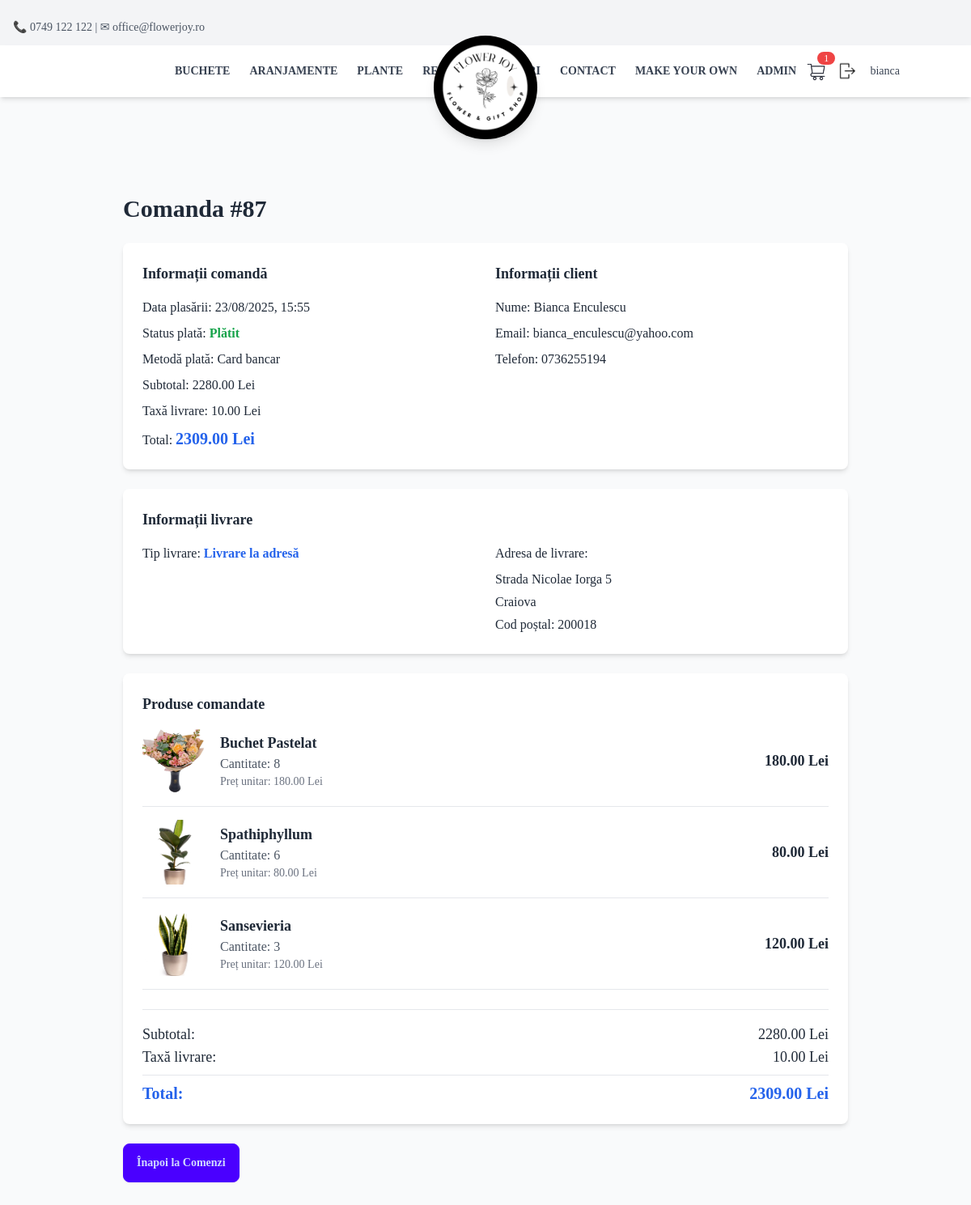
The page /order/87/ (signed in) on the database its author committed.
### App/models.py (models this page shows, shortened)
class Order(models.Model):
    user = models.ForeignKey(User, on_delete=models.CASCADE, null=True, blank=True)
    session_id = models.CharField(max_length=255, null=True, blank=True)
    full_name = models.CharField(max_length=255)
    email = models.EmailField()
    address = models.TextField(blank=True, null=True)  # Made optional for pickup
    phone_number = models.CharField(max_length=15)
    city = models.CharField(max_length=100, blank=True, null=True)  # Made optional for pickup
    zip_code = models.CharField(max_length=10, blank=True, null=True)  # Made optional for pickup
    total_price = models.DecimalField(max_digits=10, decimal_places=2)
    payment_method = models.CharField(max_length=20, choices=[("card", "Card"), ("cash", "Cash on Delivery")], default="card")
    payment_status = models.BooleanField(default=False)  # False = Not paid, True = Paid
    created_at = models.DateTimeField(auto_now_add=True)
    delivery_fee = models.DecimalField(max_digits=10, decimal_places=2, default=29.00)  # Default delivery fee
    delivery_type = models.CharField(max_length=20, choices=[("delivery", "Livrare la adresă"), ("pickup", "Ridicare personală")], default="delivery")
    desired_delivery_date = models.DateField(null=True, blank=True)
    delivery_time_slot = models.CharField(max_length=20, choices=[
        ("09:00-11:00", "09:00 - 11:00"),
        ("11:00-13:00", "11:00 - 13:00"),
        ("13:00-15:00", "13:00 - 15:00"),
        ("15:00-17:00", "15:00 - 17:00"),
        ("17:00-19:00", "17:00 - 19:00"),
        ("19:00-21:00", "19:00 - 21:00"),
    ], null=True, blank=True)
    delivery_notes = models.TextField(blank=True, null=True)
    def get_delivery_fee(self):
        from decimal import Decimal
        if self.delivery_type == "pickup":
            return Decimal('0.00')
        return Decimal('29.00')  # Default delivery fee for address delivery
    def final_total(self):
        return self.total_price + self.get_delivery_fee()  # Calculate final amount

class OrderItem(models.Model):
    order = models.ForeignKey(Order, related_name='items',on_delete=models.CASCADE)
    product = models.ForeignKey(Product, on_delete=models.CASCADE)
    quantity = models.PositiveIntegerField()
    price = models.DecimalField(max_digits=10, decimal_places=2)

class Product(models.Model):
    name = models.CharField(max_length=100, null=False, blank=False)
    description = RichTextField()
    category = models.CharField(
        max_length=100,
        choices=[
            ("buchete", "buchete"),
            ("plante", "plante"),
            ("aranjamente", "aranjamente"),
            ("Accessories", "Accessories"),
            ("Gifts", "Gifts"),
            ("CustomBouquet", "CustomBouquet"),
        ],
        default="General"
    )
    price = models.DecimalField(max_digits=10, decimal_places=0, null=False, blank=False)
    image = models.ImageField(upload_to="Pictures/", null=False, blank=False)
    created_at = models.DateTimeField(auto_now_add=True, null=False, blank=False)
    stock = models.PositiveIntegerField(default=0)
    is_custom = models.BooleanField(default=False)
    in_store = models.BooleanField(default=False)
    auction_manual = models.BooleanField(default=False)
    auction_start_time = models.DateTimeField(null=True, blank=True)
    auction_floor_price = models.DecimalField(max_digits=10, decimal_places=2, default=10)
    auction_interval_minutes = models.PositiveIntegerField(default=60)
    auction_drop_amount = models.DecimalField(max_digits=6, decimal_places=2, default=5)
    before_auction_price = models.DecimalField(max_digits=10, decimal_places=2, null=False, blank=False, default=0.00)  # Store the price before auction
    bid_submited = models.BooleanField(default=False)  # Track if a bid has been submitted
    number_of_purcheses = models.PositiveIntegerField(default=0)  # Track the number of purchases

### App/views.py (the view)
# urls.py: path('order/<int:order_id>/', order_detail, name='order_detail'),
@login_required
def order_detail(request, order_id):
    order = get_object_or_404(Order, id=order_id, user=request.user)
    order_items = order.items.select_related('product')
    return render(request, 'order_detail.html', {
        'order': order,
        'order_items': order_items,
    })

### App/templates/partials/order_detail.html (shortened to what this page needs)
{% extends 'base.html' %}
{% block content %}
<div class="container mx-auto py-36 mt-24 min-h-screen">
    <div class="max-w-4xl mx-auto">
        <h2 class="text-3xl font-bold mb-6">Comanda #{{ order.id }}</h2>
        <div class="bg-white rounded-lg shadow-md p-6 mb-6">
            <div class="grid grid-cols-1 md:grid-cols-2 gap-6">
                <div>
                    <h3 class="text-lg font-semibold mb-4">Informații comandă</h3>
                    <div class="space-y-2">
                        <p><span class="font-medium">Data plasării:</span> {{ order.created_at|date:"d/m/Y, H:i" }}</p>
                        <p><span class="font-medium">Status plată:</span>
                            {% if order.payment_status %}
                                <span class="text-green-600 font-semibold">Plătit</span>
                            {% else %}
                                <span class="text-red-600 font-semibold">În așteptare</span>
                            {% endif %}
                        </p>
                        <p><span class="font-medium">Metodă plată:</span>
                            {% if order.payment_method == 'card' %}
                                Card bancar
                            {% else %}
                                Plata la livrare
                            {% endif %}
                        </p>
                        <p><span class="font-medium">Subtotal:</span> {{ order.total_price }} Lei</p>
                        <p><span class="font-medium">Taxă livrare:</span> {{ order.delivery_fee }} Lei</p>
                        <p><span class="font-medium">Total:</span> <span class="text-xl font-bold text-blue-600">{{ order.final_total }} Lei</span></p>
                    </div>
                </div>
                <div>
                    <h3 class="text-lg font-semibold mb-4">Informații client</h3>
                    <div class="space-y-2">
                        <p><span class="font-medium">Nume:</span> {{ order.full_name }}</p>
                        <p><span class="font-medium">Email:</span> {{ order.email }}</p>
                        <p><span class="font-medium">Telefon:</span> {{ order.phone_number }}</p>
                    </div>
                </div>
            </div>
        </div>
        <div class="bg-white rounded-lg shadow-md p-6 mb-6">
            <h3 class="text-lg font-semibold mb-4">Informații livrare</h3>
            <div class="grid grid-cols-1 md:grid-cols-2 gap-6">
                <div>
                    <p><span class="font-medium">Tip livrare:</span>
                        {% if order.delivery_type == 'delivery' %}
                            <span class="text-blue-600 font-semibold">Livrare la adresă</span>
                        {% else %}
                            <span class="text-green-600 font-semibold">Ridicare personală</span>
                        {% endif %}
                    </p>
                </div>
                {% if order.delivery_type == 'delivery' %}
                <div>
                    <h4 class="font-medium mb-2">Adresa de livrare:</h4>
                    <div class="space-y-1">
                        {% if order.address %}
                            <p>{{ order.address }}</p>
                        {% endif %}
                        {% if order.city %}
                            <p>{{ order.city }}</p>
                        {% endif %}
                        {% if order.zip_code %}
                            <p>Cod poștal: {{ order.zip_code }}</p>
                        {% endif %}
                    </div>
                </div>
                {% endif %}
            </div>
        </div>
        <div class="bg-white rounded-lg shadow-md p-6 mb-6">
            <h3 class="text-lg font-semibold mb-4">Produse comandate</h3>
            <div class="space-y-4">
        {% for item in order_items %}
                <div class="flex items-center justify-between border-b border-gray-200 pb-4">
            <div class="flex items-center gap-4">
                        <img src="{{ item.product.image.url }}" class="w-20 h-20 rounded-lg object-cover" alt="{{ item.product.name }}">
                <div>
                            <h4 class="font-semibold text-lg">{{ item.product.name }}</h4>
                            <p class="text-gray-600">Cantitate: {{ item.quantity }}</p>
                            <p class="text-sm text-gray-500">Preț unitar: {{ item.price }} Lei</p>
                </div>
            </div>
                    <div class="text-right">
                        <p class="font-semibold text-lg">{{ item.price|floatformat:2 }} Lei</p>
                    </div>
        </div>
        {% endfor %}
    </div>
            <div class="mt-6 pt-4 border-t border-gray-200">
                <div class="flex justify-between items-center text-lg">
                    <span class="font-medium">Subtotal:</span>
                    <span>{{ order.total_price }} Lei</span>
                </div>
                <div class="flex justify-between items-center text-lg">
                    <span class="font-medium">Taxă livrare:</span>
                    <span>{{ order.delivery_fee }} Lei</span>
                </div>
                <div class="flex justify-between items-center text-xl font-bold text-blue-600 mt-2 pt-2 border-t border-gray-200">
                    <span>Total:</span>
                    <span>{{ order.final_total }} Lei</span>
                </div>
            </div>
        </div>
        <div class="flex gap-4">
        <a href="{% url 'profile' %}" class="btn btn-primary">Înapoi la Comenzi</a>
        </div>
    </div>
</div>
{% endblock %}

### App/templates/partials/navbar.html (shortened to what this page needs)
<div id="top-bar" class="bg-gray-100 text-gray-600 text-sm py-6 px-4 flex justify-between items-center fixed top-0 left-0 w-full z-30 transition-all duration-300 ease-in-out">
    <div>📞 0749 122 122 | ✉ office@flowerjoy.ro</div>
</div>
 <nav id="main-navbar" class="bg-white shadow-md fixed top-0 left-0 w-full z-40 transition-all duration-300 ease-in-out mt-14">
    <div class="container mx-auto flex justify-between items-center py-4 px-32 pr-0">
        <div class="hidden md:flex gap-6 uppercase text-sm font-semibold text-gray-700">
            <a href="{% url 'products_by_category' category='buchete' %}" class="hover:text-gray-900">Buchete</a>
            <a href="{% url 'products_by_category' category='aranjamente' %}" class="hover:text-gray-900">Aranjamente</a>
            <a href="{% url 'products_by_category' category='plante' %}" class="hover:text-gray-900">Plante</a>
            <a href="/auction/" class="hover:text-gray-900">Reduceri</a>
        </div>
        <div id="logo" class="absolute left-1/2 transform -translate-x-1/2 top-4 z-50 transition-all duration-300 ease-in-out -translate-y-7">
            <a href="/" class=" w-32 h-32 bg-black rounded-full flex items-center justify-center shadow-lg">
                <img src="/static/Logo.png" alt="Flower Shop Logo" class="w-28 h-28 rounded-full object-cover transition-all duration-300 ease-in-out" id="logo-img">
            </a>
        </div>
        <div class="flex items-center">
            <div class="hidden md:flex gap-6 uppercase text-sm font-semibold text-gray-700">
                <a href="{% url 'products_by_category' category='Gifts' %}" class="hover:text-gray-900">Cadouri</a>
                <a href="{% url 'contact' %}" class="hover:text-gray-900">Contact</a>
                <a href="{% url 'custom_bouquet_builder' %}" class="hover:text-gray-900">Make your own</a>
                {% if user.is_authenticated and user.is_staff %}
                    <a href="{% url 'admin_dashboard' %}" class="hover:text-gray-900">Admin</a>
                {% endif %}
            </div>
            <div class="flex items-center space-x-4 ml-2">
                <a href="/cart/" id="cart-btn" class="relative">
                    <img src="/static/cartIcon1.png" class="w-8 h-8">
                    {% include "partials/cart_count.html" with cart_count=cart_items.count %}
                </a>
            </div>
            <div class="flex items-center space-x-4 ml-2">
                {% if user.is_authenticated %}
                    <a href="{% url 'logout' %}"
                       class="text-xl hover:text-gray-700"
                       onclick="return confirm('Are you sure you want to log out?');">
                        <img src="/static/logout.png" class="h-7">
                    </a>
                    <span class="text-gray-700 text-sm"> <a href="{% url 'profile' %}">{{ user.username }}</a></span>
                {% else %}
                    <a href="/login_page/" class="text-xl hover:text-gray-700"> 👤 </a>
                {% endif %}
            </div>
        </div>
    </div>
</nav>

### rows shown on the page
Order: id "87", created_at "23/08/2025, 15:55", total_price "2280.00", delivery_fee "10.00", final_total "2309.00", full_name "Bianca Enculescu", email "bianca_enculescu@yahoo.com", phone_number "0736255194", address "Strada Nicolae Iorga 5", city "Craiova", zip_code "200018"
OrderItem: product.image (picture), product.name "Buchet Pastelat", quantity "8", price "180.00"
OrderItem: product.image (picture), product.name "Spathiphyllum", quantity "6", price "80.00"
OrderItem: product.image (picture), product.name "Sansevieria", quantity "3", price "120.00"

### other values the page prints
{{ user.username }} "bianca"
